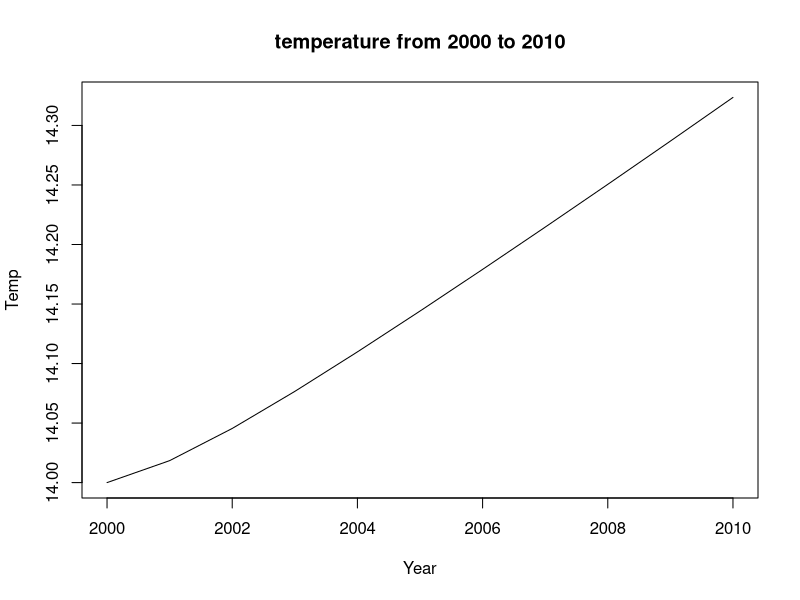

Here is the R script that generated this plot:
print('starting!')

# constants
S0 = 1370
sigma = 5.67e-8
Tinit = 14.0 + 273.15
N = 11
# sensitivity of temperature to CO2, in Kelvin per 1ppmv of CO2 change
T_CO2_sens = 0.005
# sensitivity of albedo to temperature, albedo increase per 1
# degree temperature change
a_T_sens = -0.005
#sensitivity of dust levels to changes in sea level
# - each 1m increase in sea level dust ^ by 0.01
dust_sea_sens = 0.01
#sensitivity of sea level to increase in temperature
# - each degree of warming causes a 0.1m increase
sea_T_sens = 0.1

#initialising vectors
year = numeric(N)
CO2 = numeric(N)
Talbedo = numeric(N)
Tgg = numeric(N)
Tearth = numeric(N)
TearthC = numeric(N)
albedo = numeric(N)
#adding the output of dust, initialised at 0
dust = numeric(N)
#now for sea level
sea = numeric(N)

# initial conditions for the year 2000
# set first year to 2000
year[1] = 2000 
# set first CO2 to 369 ppmv:
CO2[1] = 369
# for albedo, we need initial conditions for year 2000 and 2001, because of the lag:
albedo[1]=0.3
albedo[2]=0.3
# calculate the first temperature of the Earth with no
# greenhouse gases:
Talbedo[1] = (S0*(1-albedo[1])/(4*sigma))^(1/4)
# calculate the initial greenhouse warming, actual temperature,
# and convert to Celsius:
Tgg[1] = Tinit - Talbedo[1]
Tearth[1] = Talbedo[1] + Tgg[1] 
TearthC[1] = Tearth[1] - 273.15 
dust[1] = 0
sea[1] = 0



# Now loop forward in time
# We have the initial values now (index = 1), so we need to start
# at index 2.  So, i will loop through from 2 to N (the final
# year):

for (i in 2:N) {
  
  # to calculate this year, just add 1 to the previous
  # year:
  year[i] = year[i-1] + 1
  # to calculate this CO2, just multiply the previous value
  # by 1.01 (i.e. increase it by 1%):
  CO2[i] = CO2[i - 1] * 1.01
  # Calculate albedo for this year:
  # only do this bit if we are beyond the first two years:    
  if (i>2) albedo[i] = albedo[i - 1] + ((Tearth[i - 1] - Tearth[i - 2]) * a_T_sens)
  # Calculate temperature for this year (assuming no CO2):
  Talbedo[i] = (S0*(1-albedo[i])/(4*sigma))^(1/4)
  # This is the slightly complex bit....
  # The greenhouse warming for this year is equal to the
  # greenhouse warming for the previous year, plus some 
  # extra warming because CO2 has increased since then.
  # The amount of extra warming is equal to the amount that
  # CO2 has increased by, multiplied by T_CO2_sens: 
  Tgg[i] = Tgg[i-1] + T_CO2_sens * (CO2[i] - CO2[i - 1])
  # as before, work out actual the temperature of the Earth
  # in Kelvn and Celsius: 
  Tearth[i] = Talbedo[i] + Tgg[i]
  TearthC[i] = Tearth[i] - 273.15 
  #adding in the relationship between sea level and dust
  dust[i] = dust_sea_sens * (sea[i] - sea[i - 1])
  #adding the sea level/warming relationship
  sea[i] = sea_T_sens * (TearthC[i] - TearthC[i - 1])
  # ...and finally end the loop with a curly bracket...
}

# Make a plot! 
plot(year,TearthC,type="l",ylab="Temp",xlab="Year",main="temperature from 2000 to 2010")

# Stick it all in a dataframe so you can visualise it:
mydata = data.frame(year,CO2,albedo,Tgg,Talbedo,Tearth,TearthC,dust,sea)